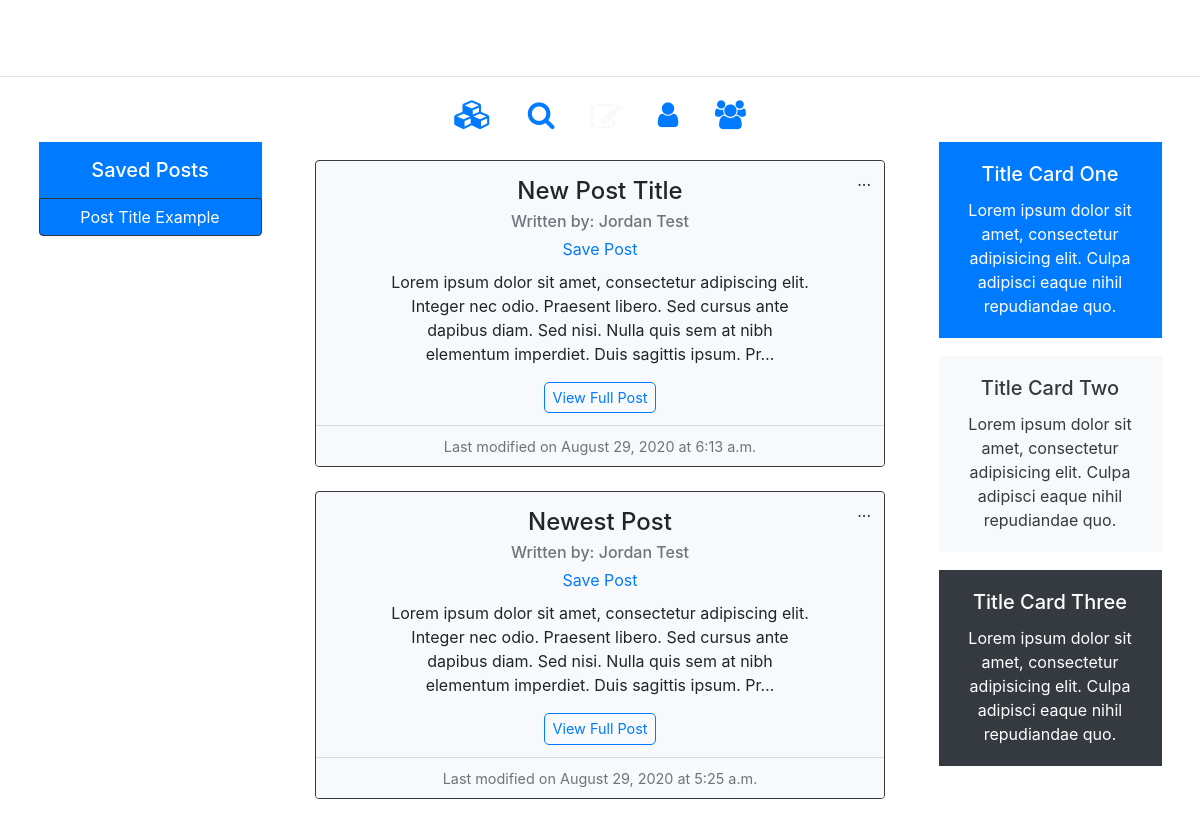
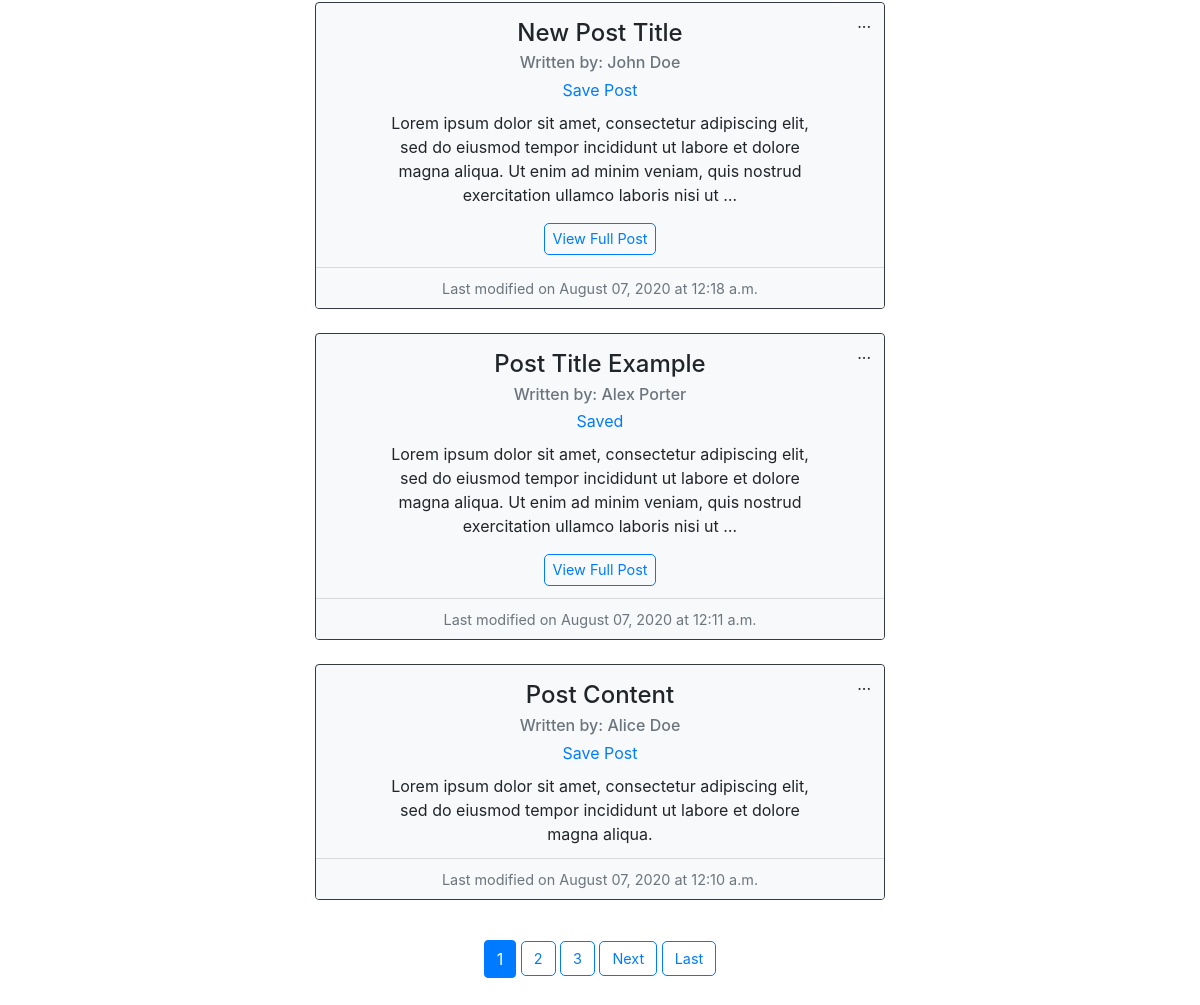
Page / (signed in) on the earlier database version (2 pictures, top to bottom).
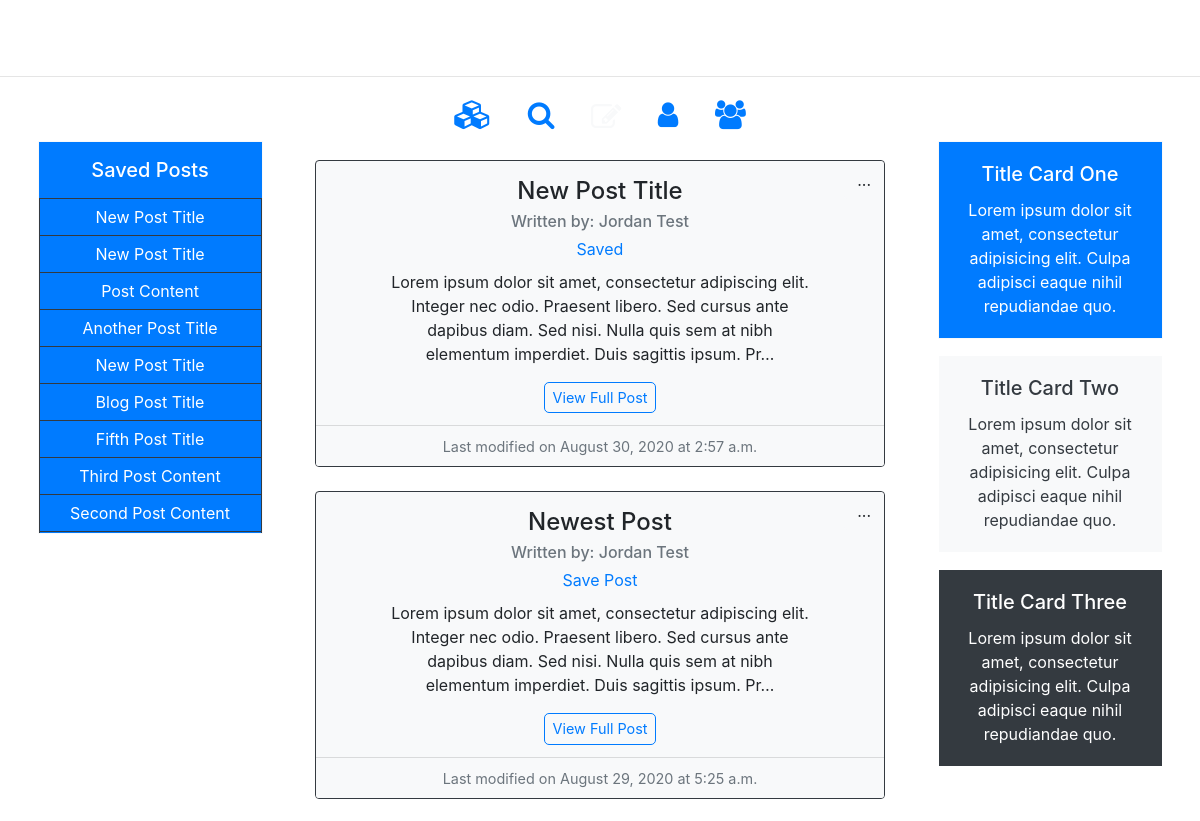
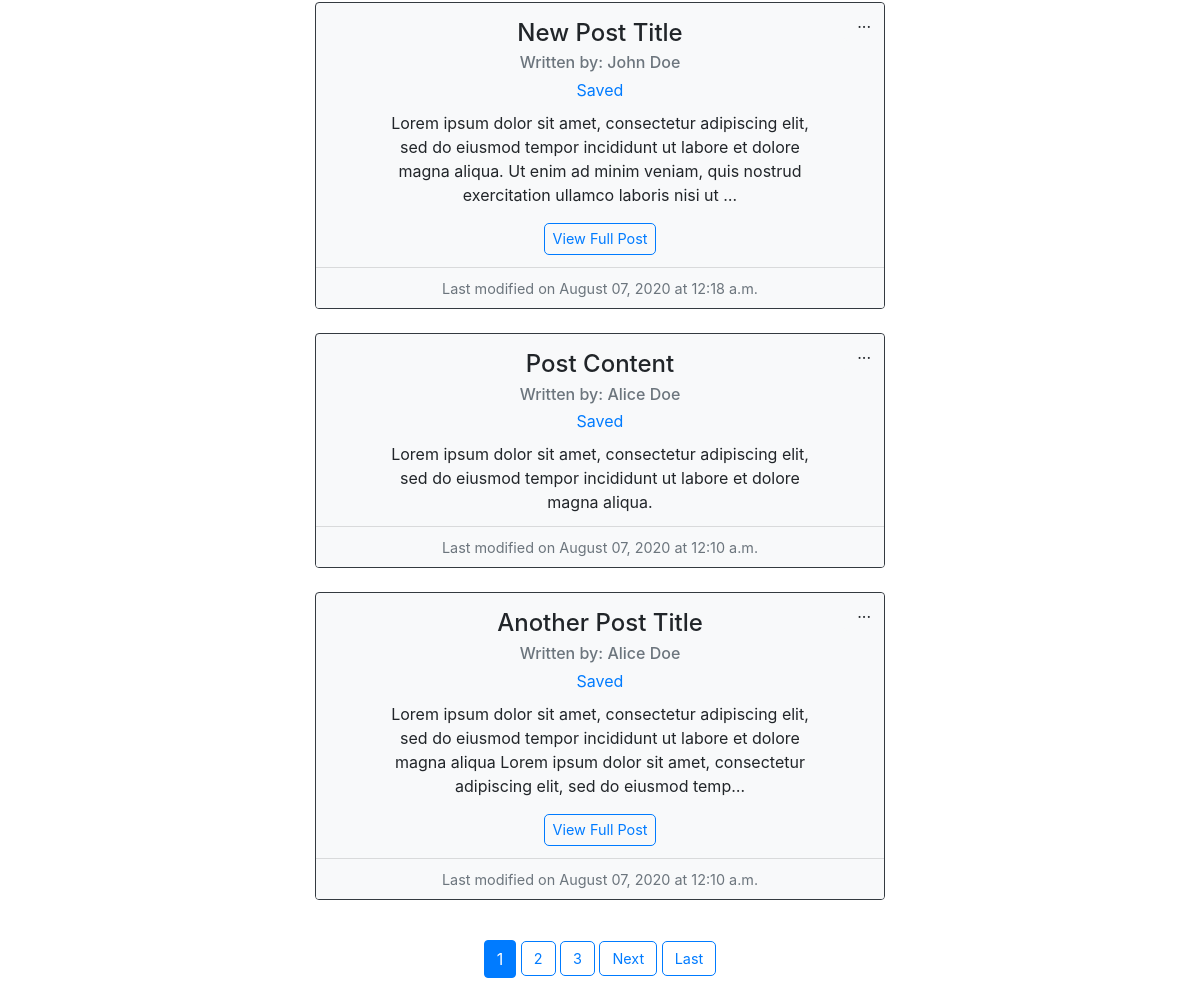
Same page on the later database version (2 pictures, top to bottom).
### blog/models.py (models this page shows, shortened)
class SavedPost(models.Model):
    user = models.ForeignKey(User, on_delete=models.CASCADE)
    saved_post = models.ForeignKey(Post, on_delete=models.CASCADE)
    time_added = models.DateTimeField(auto_now=True)

class Post(models.Model):
    title = models.CharField(max_length=100)
    content = models.TextField()
    author = models.ForeignKey(User, on_delete=models.CASCADE)
    last_modified = models.DateTimeField(auto_now=True)

### blog/views.py (the view)
# urls.py: path("", views.PostListView.as_view(), name='blog-home'),
class PostListView(LoginRequiredMixin, ListView):
    model = Post
    template_name = 'blog/index.html'
    paginate_by = 5
    ordering = ['-last_modified']
    def get_context_data(self, **kwargs):
        context = super().get_context_data(**kwargs)
        context["home"] = 'active'
        context["saved_posts"] = SavedPost.objects.filter(
            user=self.request.user).all().order_by('-time_added')
        return context

### blog/context_processors.py (called while the page is built)
def saved_posts_list(request):
    if (request.user.username):
        saved_posts = list(SavedPost.objects.filter(user=request.user).all().values('saved_post'))
        saved_posts_list = list(map(lambda x: x["saved_post"], saved_posts))
    else:
        saved_posts_list = 0
    return {
        'saved_posts_list': saved_posts_list,
    }

### blog/templates/blog/index.html (shortened to what this page needs)
{% extends "blog/layout.html" %}
{% block content %}
    <div class='row no-gutters justify-content-center'>
        <div class='col-lg-3 savedposts d-none d-lg-block'>
          <br><br>
            <div class="btn-group-vertical home-saved-posts w-75 text-center text-white border border-light">
            {% if saved_posts %}
              <div class='p-3 bg-primary save-btn-list'><h5 class='mb-0'>Saved Posts</h5></div>
            {% else %}
              <div class='p-3 save-btn-list'><h5 class='mb-0'>Saved Posts</h5></div>
            {% endif %}
              {% for save in saved_posts %}
                <a type='button' data-id='{{ save.saved_post.id }}' href="{% url 'post-detail' save.saved_post.id %}" class='btn btn-primary border border-dark'>{{save.saved_post.title|title}}</a>
              {% empty %}
                <p class='text-dark bg-light mt-1 mb-0 p-2'>You do not have any saved posts.<br><br>Saved posts will get stored here, so you can read through them when you have the time.</p>
              {% endfor %}
            </div>
        </div>
        <div class='col-lg-6 col-md-9 col-sm-11'>
          <div class='text-center text-primary mb-4 icon-list'>
              <a data-toggle="tooltip" data-placement="top" title="Saved Posts" href="{% url 'saved-posts' %}"><i class="fa fa-cubes mx-3"></i></a>
              <a data-toggle="tooltip" data-placement="top" title="Search" href='{% url "post-search" %}'><i class="fa fa-search mx-3"></i></a>
              <a class='text-light' data-toggle="tooltip" data-placement="top" title="Create Post" href='{% url "create-post" %}'><i class="fa fa-edit mx-3 middle-icon"></i></a>
              <a data-toggle="tooltip" data-placement="top" title="View Your Profile" href='{% url "user-posts" user.username %}'><i class="fa fa-user mx-3"></i></a>
              <a data-toggle="tooltip" data-placement="top" title="View Users" href='{% url "users-list" %}'><i class="fa fa-users mx-3"></i></a>
          </div>
            {% for post in object_list %}
                <div class="card home-post mx-auto mb-4 border border-dark rounded-bottom text-center bg-light"">
                  <div class="card-body pt-3 pb-2">
                    <div class="dropdown home-post-dropdown">
                      <a class="btn bg-light" type="button" id="dropdownMenu1" data-toggle="dropdown" aria-haspopup="true" aria-expanded="false">
                        ...
                      </a>
                    </div>
                    <h4 class="card-title">{{post.title|title}}</h4>
                    <h6 class="card-subtitle text-muted mb-1">Written by: <a class='text-muted' href="{% url 'user-posts' post.author.username %}">{{ post.author.get_full_name|title }}</a></h6>
                    <form action="{% url 'save-post' post.id %}">
                      {% if post.id in saved_posts_list %}
                      <button type=submit data-id='{{ post.id }}' class="btn btn-link py-0 card-link save-post-link">Saved</button>
                      {% else %}
                      <button type=submit data-id='{{ post.id }}' class="btn btn-link py-0 card-link save-post-link">Save Post</button>
                      {% endif %}
                    </form>
                    <p class="card-text mt-2 px-5">{{post.content|truncatechars:200}}</p>
                    {% if post.content|length > 200 %}
                      <a href="{% url 'post-detail' post.id %}" class="card-link btn btn-outline-primary py-1 px-2">View Full Post</a>
                    {% endif %}
                  </div>
                  <div class="card-footer bg-light text-muted mt-1 p-2">
                    <small>Last modified on {{post.last_modified|date:'F d, Y'}} at {{post.last_modified|date:'P'}}</small>
                  </div>
                </div>
            {% endfor %}
            {% if is_paginated %}
                <div class="pages text-center pb-5 pt-3">
                    {% for num in page_obj.paginator.page_range %}
                        {% if num == page_obj.number %}
                          <a class='btn btn-primary' href="?page={{ num }}">{{num}}</a>
                        {% elif num > page_obj.number|add:'-3' and num < page_obj.number|add:'3' %}
                          <a class='btn bottom-page-link btn-outline-primary' href="?page={{ num }}">{{num}}</a>
                        {% endif %}
                    {% endfor %}
                    {% if page_obj.has_next %}
                        <a class='btn bottom-page-link btn-outline-primary' href="?page={{ page_obj.next_page_number }}">Next</a>
                        <a class='btn bottom-page-link btn-outline-primary' href="?page={{ page_obj.paginator.num_pages }}">Last</a>
                    {% endif %}
                </div>
            {% endif %}
        </div>
        <div class='col-lg-3 text-center text-white d-none d-lg-block'>
          <br><br>
            <div class="card bg-primary w-75 mb-3 mx-auto border border-light rounded-0">
              <div class="card-body">
                <h5 class="card-title">Title Card One</h5>
                <p class="card-text">Lorem ipsum dolor sit amet, consectetur adipisicing elit. Culpa adipisci eaque nihil repudiandae quo.</p>
              </div>
            </div>
            <div class="card bg-light text-dark w-75 mb-3 mx-auto border border-white rounded-0">
              <div class="card-body">
                <h5 class="card-title">Title Card Two</h5>
                <p class="card-text">Lorem ipsum dolor sit amet, consectetur adipisicing elit. Culpa adipisci eaque nihil repudiandae quo.</p>
              </div>
            </div>
            <div class="card bg-dark w-75 mb-3 mx-auto border border-white rounded-0">
              <div class="card-body">
                <h5 class="card-title">Title Card Three</h5>
                <p class="card-text">Lorem ipsum dolor sit amet, consectetur adipisicing elit. Culpa adipisci eaque nihil repudiandae quo.</p>
              </div>
            </div>
        </div>
    </div>
{% endblock %}

### blog/templates/blog/layout.html (shortened to what this page needs)
{% load static %}
<!DOCTYPE html>
<html lang="en">
<head>
    <link rel="stylesheet" href="https://stackpath.bootstrapcdn.com/bootstrap/4.1.3/css/bootstrap.min.css">
    <link rel="stylesheet" href="{% static 'blog/main.css' %}">
    <link rel="stylesheet" href="https://cdnjs.cloudflare.com/ajax/libs/font-awesome/4.7.0/css/font-awesome.min.css">
</head>
<body>
    <nav class="navbar navbar-expand-md navbar-dark text-white pt-3 pb-1">
        <a href="{% url 'blog-home' %}" class='navbar-brand'>Blog App</a>
        <div class='collapse navbar-collapse' id='navbarLinks'>
            {% if user.is_authenticated %}
                <ul class='navbar-nav mr-auto'>
                    <li class='nav-item mx-auto'>
                        <a href="{% url 'blog-home' %}" class='nav-link {{home}}'>Home</a>
                    </li>
                    <li class='nav-item mx-auto'>
                        <a href="{% url 'user-posts' user.username %}" class='nav-link {{profile}}'>Profile</a>
                    </li>
                    <li class='nav-item mx-auto'>
                        <a href="{% url 'create-post' %}" class='nav-link {{create}}'>Create Post</a>
                    </li>
                </ul>
            {% endif %}
            <ul class='navbar-nav ml-auto'>
                {% if user.is_authenticated %}
                    <li class='nav-item mx-auto'>
                        <a href="{% url 'saved-posts' %}" class='nav-link {{saved}}'>Saved Posts</a>
                    </li>
                    <li class='nav-item mx-auto'>
                        <a href="{% url 'logout' %}" class='nav-link {{logout}}'>Logout</a>
                    </li>
                {% endif %}
            </ul>
        </div>
    </nav>
    <hr class='nav-hr'>
    <main>
        {% block content %} {% endblock %}
    </main>
</body>
</html>

### blog/static/blog/main.css (style rules this page uses)
:root { --primary-color: #375670; --secondary-color: #BBD0E0; --light-color: #f8f9fa; --btn-color: #CD9245; --border-color: #647E91; }
body { background-image: url('https://cdn.pixabay.com/photo/2014/06/16/23/39/black-370118_960_720.png'); width: 100%; min-height: 100vh; background-position: center; background-repeat: no-repeat; background-size: cover; }
small { font-size: 0.9rem; }
.card-text { white-space: pre-wrap; }
.navbar-brand { font-family: 'Lobster', cursive; font-size: 1.8rem; width: auto; position: absolute; top: 8px; left: 50%; transform: translateX(-50%); }
.navbar-nav { padding: 0rem 4%; }
.navbar-dark .navbar-nav .nav-link { transition-duration: 0.5s; }
.nav-hr { background: white; }
.btn-group-vertical { margin: 0 auto; text-align: center; display: block; }
.home-saved-posts { max-height: 393px; overflow-y: scroll; }
.savedposts a { white-space: normal; }
.icon-list a { font-size: 1.8rem; }
.icon-list .middle-icon { font-size: 1.9rem; position: relative; top: 3px }
.home-post { width: 95%; }
.home-post-dropdown { position: absolute; right: 0px; top: 0px; }
.btn-outline-primary { border-radius: 5px; font-size: 0.9rem; }

Differences in the rows shown:
removed SavedPost: saved_post "Post Title Example"
removed Post: title "Post Title Example", author.get_full_name "Alex Porter", content "Lorem ipsum dolor sit amet, consectetur adipiscing elit, sed do eiusmod tempor incididunt ut labore et dolore magna aliqua. Ut enim ad minim veniam, quis nostrud exercitation ullamco laboris nisi ut …", shows "View Full Post", last_modified "August 07, 2020", last_modified "12:11 a.m."
added SavedPost: saved_post "New Post Title"
added SavedPost: saved_post "New Post Title"
added SavedPost: saved_post "Post Content"
added SavedPost: saved_post "Another Post Title"
added SavedPost: saved_post "New Post Title"
added SavedPost: saved_post "Blog Post Title"
added SavedPost: saved_post "Fifth Post Title"
added SavedPost: saved_post "Third Post Content"
added SavedPost: saved_post "Second Post Content"
changed Post: last_modified "August 29, 2020" → "August 30, 2020"; last_modified "6:13 a.m." → "2:57 a.m."; text "Save Post" → "Saved"
computed for Post "John Doe": text "Save Post" → "Saved"
computed for Post "Post Content": text "Save Post" → "Saved"
now on this page (row unchanged): Post: title "Another Post Title", author.get_full_name "Alice Doe", content "Lorem ipsum dolor sit amet, consectetur adipiscing elit, sed do eiusmod tempor incididunt ut labore et dolore magna aliqua Lorem ipsum dolor sit amet, consectetur adipiscing elit, sed do eiusmod temp…", shows "View Full Post", last_modified "August 07, 2020", last_modified "12:10 a.m."
